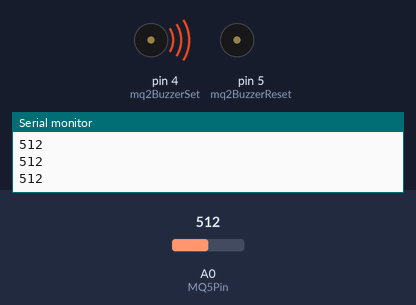
Bench run of a sketch on a simulated Arduino Uno, built with avr-gcc and run on an emulated ATmega328P. Parts: buzzer (waves = sounding, pin HIGH), the last lines printed to the serial monitor. Inputs (shaded band) come from the test bench; at power-on: A0 (MQ5Pin) = 512.

Above: at 1.2 s.
1.3 s: A0 (MQ5Pin) set to 492
At 1.45 s:
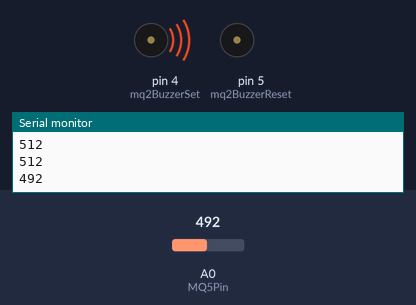
4.3 s: A0 (MQ5Pin) set to 510
At 5.2 s:
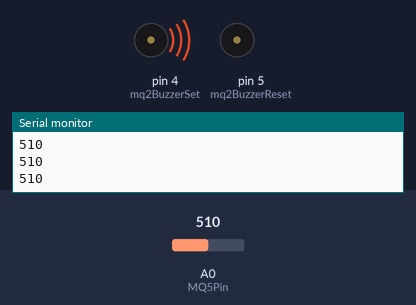
Timing chart, 0 to 13.3 s (numbered marks = the images above; inputs shaded):
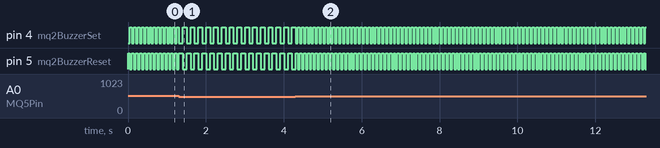

Measured:
- the behaviour switches between 500 and 499 on A0 (MQ5Pin) (found by bisection; images 0 and 1)
- after the input at 1.3 s, pin 4 (mq2BuzzerSet), pin 5 (mq2BuzzerReset): alternates HIGH for 0.10 s and LOW for 0.10 s, starting after 0.10 s
- after the input at 4.3 s, pin 4 (mq2BuzzerSet), pin 5 (mq2BuzzerReset): alternates HIGH for 0.05 s and LOW for 0.05 s, starting after 0.06 s
- by itself, pin 4 (mq2BuzzerSet), pin 5 (mq2BuzzerReset): alternates HIGH for 0.05 s and LOW for 0.05 s

The sketch:

MQ2_with_buzzer.ino.ino
```cpp
#define MQ5Pin A0
#define mq2BuzzerSet 4
#define mq2BuzzerReset 5
int gasRead ;
void setup() {
  Serial.begin(9600);
  pinMode(MQ5Pin, INPUT);
  pinMode(mq2BuzzerSet, OUTPUT);
  pinMode(mq2BuzzerReset, OUTPUT);
}

void loop() {
  gasRead = analogRead(MQ5Pin);
  Serial.println(gasRead);

  if (gasRead >= 200 && gasRead < 300)
  {
    digitalWrite(mq2BuzzerSet, LOW);
    digitalWrite(mq2BuzzerReset, HIGH);
    delay(1000);
    digitalWrite(mq2BuzzerSet, HIGH);
    digitalWrite(mq2BuzzerReset, LOW);
    delay(1000);

  }
  if (gasRead >= 300 && gasRead < 500)
  {
    digitalWrite(mq2BuzzerSet, LOW);
    digitalWrite(mq2BuzzerReset, HIGH);
    delay(100);
    digitalWrite(mq2BuzzerSet, HIGH);
    digitalWrite(mq2BuzzerReset, LOW);
    delay(100);

  }
  if (gasRead >= 500)
  {
    digitalWrite(mq2BuzzerSet, LOW);
    digitalWrite(mq2BuzzerReset, HIGH);
    delay(50);
    digitalWrite(mq2BuzzerSet, HIGH);
    digitalWrite(mq2BuzzerReset, LOW);
    delay(50);

  }
  else {
    digitalWrite(mq2BuzzerSet, HIGH);
    digitalWrite(mq2BuzzerReset, LOW);
  }

}
```
